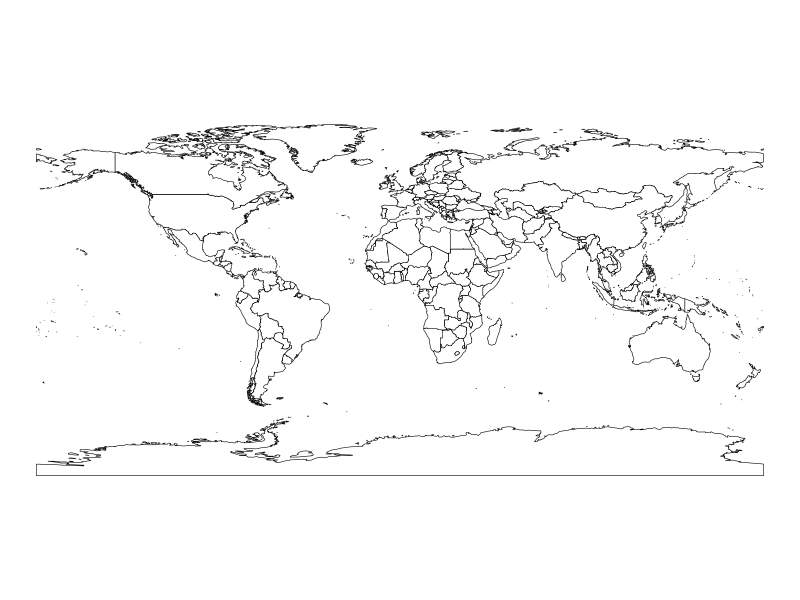
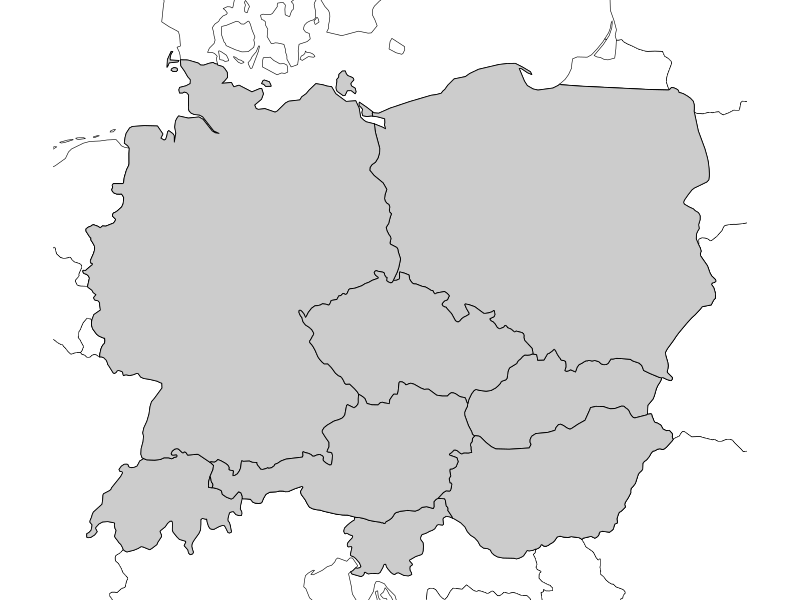
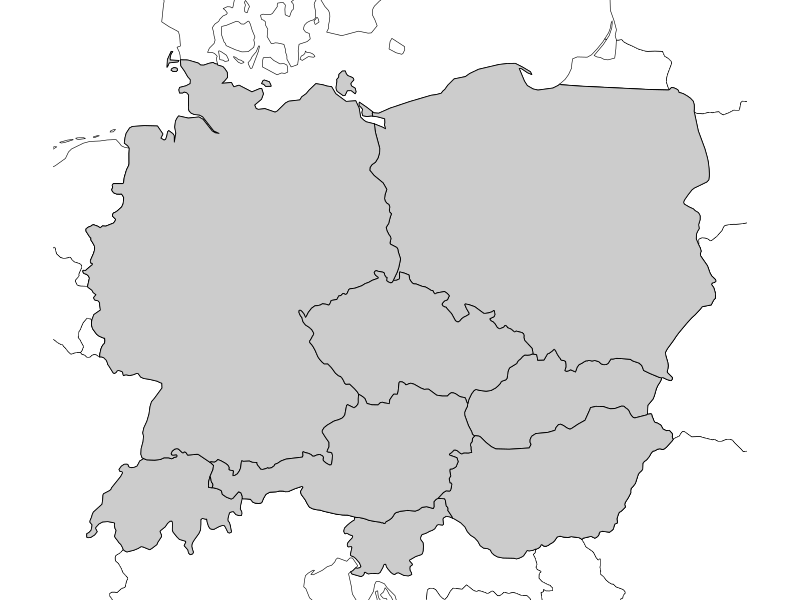

Here is the R script that generated these plots, in order: (Note: this script raises an error after producing the figures.)
install.packages(c("sf", "ggplot2", "rnaturalearth", "rnaturalearthdata", "dplyr", "ggspatial"))

library(sf)
library(ggplot2)
library(rnaturalearth)
library(dplyr)
library(lwgeom)

world <- ne_countries(scale = "medium", returnclass = "sf")

### Central Europe area distribution ###
base_bw <- ggplot(world) +
  geom_sf(fill = "white", color = "black", linewidth = 0.2) +
  theme_void()
base_bw

central_europe_names <- c(
  "Austria","Czechia","Germany","Poland","Slovakia","Hungary",
  "Switzerland","Liechtenstein","Slovenia"
)

central_europe <- world |> filter(name %in% central_europe_names)

p_ce <- ggplot() +
  geom_sf(data = world, fill = "white", color = "black", linewidth = 0.2) +
  geom_sf(data = central_europe, fill = "grey80", color = "black", linewidth = 0.3) +
  coord_sf(xlim = c(5, 25), ylim = c(45, 56), expand = FALSE) +
  theme_void()

p_ce

sort(unique(world$name))


# or vector (great for journals)
ggsave("map_central_europe_bw.pdf", p_ce, width = 6, height = 5, bg = "white")

### Circumboreal area distribution ###
# Use GEOS (more forgiving than s2 for messy polygons)
sf::sf_use_s2(FALSE)

# 1) Data ----------------------------------------------------
world  <- ne_countries(scale = "medium", returnclass = "sf") %>% st_transform(4326)
states <- ne_states(returnclass = "sf") %>% st_transform(4326)

# Make valid early
world  <- sf::st_make_valid(world)
states <- sf::st_make_valid(states)

# Helper: polygon north of a latitude
north_of <- function(lat){
  st_as_sfc(st_bbox(c(xmin = -180, ymin = lat, xmax = 180, ymax = 90), crs = 4326))
}

# 2) NORTH AMERICA -------------------------------------------
canada <- world %>% filter(name == "Canada")

# If name_en doesn't exist, replace with name:
# alaska <- states %>% filter(iso_a2 == "US", name == "Alaska")
alaska <- states %>% filter(iso_a2 == "US", name_en == "Alaska")

north_us_states <- c(
  "Washington","Oregon","Idaho","Montana","Wyoming","North Dakota","South Dakota",
  "Minnesota","Wisconsin","Michigan","Vermont","New Hampshire","Maine","New York",
  "Massachusetts","Connecticut","Rhode Island","Pennsylvania","New Jersey"
)

north_us <- states %>% filter(iso_a2 == "US", name_en %in% north_us_states)

circ_na <- bind_rows(
  canada   %>% transmute(region = "Canada", geometry),
  alaska   %>% transmute(region = "Alaska", geometry),
  north_us %>% transmute(region = "N_US",   geometry)
)

# 3) EURASIA -------------------------------------------------
eu_clip_lat <- 44
europe_countries <- world %>% filter(continent == "Europe")
europe_north <- st_intersection(europe_countries, north_of(eu_clip_lat))

russia <- world %>% filter(name == "Russia")

china <- world %>% filter(name == "China")
china_north <- st_intersection(china, north_of(40))

japan <- world %>% filter(name == "Japan")
japan_north <- st_intersection(japan, north_of(38))

circ_eu <- bind_rows(
  europe_north %>% transmute(region = "Europe_N", geometry),
  russia       %>% transmute(region = "Russia",   geometry),
  china_north  %>% transmute(region = "China_N",  geometry),
  japan_north  %>% transmute(region = "Japan_N",  geometry)
)

# 4) MERGE + CLEAN + UNION -----------------------------------
circ_all <- bind_rows(circ_na, circ_eu)

# Robust geometry cleaning BEFORE union
circ_all <- sf::st_make_valid(circ_all)

# Keep only polygons (drop lines/points created by intersections)
circ_all <- st_collection_extract(circ_all, "POLYGON")

# Union into a single circumboreal geometry
circumboreal <- st_union(circ_all) %>%
  st_sf(geometry = .)

# 5) PLOT ----------------------------------------------------
p <- ggplot() +
  geom_sf(data = world, fill = "white", color = "black", linewidth = 0.15) +
  geom_sf(data = circumboreal, fill = "grey80", color = "black", linewidth = 0.25) +
  coord_sf(xlim = c(-170, 170), ylim = c(30, 85), expand = FALSE) +
  theme_void()

print(p)

# 6) SAVE ----------------------------------------------------
ggsave("circumboreal_bw.png", p, width = 12, height = 5, dpi = 600, bg = "white")
ggsave("circumboreal_bw.pdf", p, width = 12, height = 5, bg = "white")
